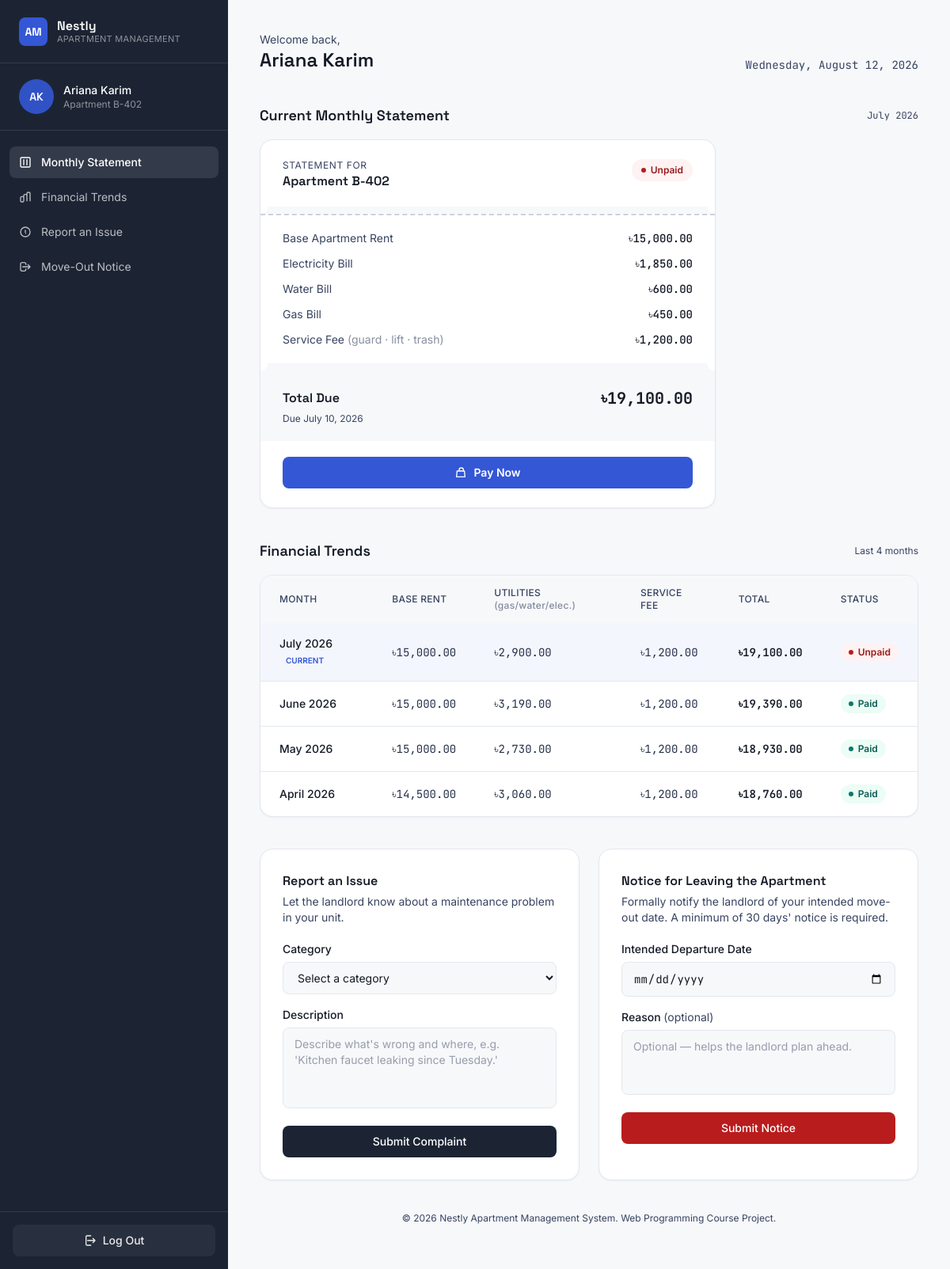
Page /dashboard.php on the committed database.
### tables this page shows
CREATE TABLE IF NOT EXISTS tenants (
    tenant_id       INT AUTO_INCREMENT PRIMARY KEY,
    full_name       VARCHAR(120)  NOT NULL,
    email           VARCHAR(150)  NOT NULL UNIQUE,
    password_hash   VARCHAR(255)  NOT NULL,
    apartment_no    VARCHAR(20)   NOT NULL,
    phone           VARCHAR(30)   DEFAULT NULL,
    move_in_date    DATE          NOT NULL,
    avatar_url      VARCHAR(255)  DEFAULT NULL,
    created_at      TIMESTAMP     DEFAULT CURRENT_TIMESTAMP
);

CREATE TABLE IF NOT EXISTS bills (
    bill_id         INT AUTO_INCREMENT PRIMARY KEY,
    tenant_id       INT NOT NULL,
    bill_month      TINYINT NOT NULL,       
    bill_year       SMALLINT NOT NULL,
    apartment_rent  DECIMAL(10,2) NOT NULL DEFAULT 0,
    electricity_bill DECIMAL(10,2) NOT NULL DEFAULT 0,
    water_bill      DECIMAL(10,2) NOT NULL DEFAULT 0,
    gas_bill        DECIMAL(10,2) NOT NULL DEFAULT 0,
    service_fee     DECIMAL(10,2) NOT NULL DEFAULT 0,    
    status          ENUM('paid','unpaid') NOT NULL DEFAULT 'unpaid',
    paid_at         TIMESTAMP NULL DEFAULT NULL,
    due_date        DATE NOT NULL,
    created_at      TIMESTAMP DEFAULT CURRENT_TIMESTAMP,
    UNIQUE KEY uniq_tenant_month (tenant_id, bill_month, bill_year),
    CONSTRAINT fk_bills_tenant FOREIGN KEY (tenant_id)
        REFERENCES tenants(tenant_id) ON DELETE CASCADE
);

### dashboard.php (the view, shortened to what the rows shown need)
<?php
require_once __DIR__ . '/data.php';
$tenantId = current_tenant_id();
$tenant   = get_tenant($tenantId);
$bills    = get_recent_bills($tenantId, 4);
$current = $bills[0] ?? null;
include __DIR__ . '/includes/header.php';
?>
<div class="min-h-screen lg:flex">
  <aside id="sidebar"
    class="fixed inset-y-0 left-0 z-40 w-72 -translate-x-full lg:translate-x-0 transition-transform duration-200 bg-ink-800 text-white flex flex-col">
    <div class="px-6 py-5 border-b border-white/10">
      <div class="flex items-center gap-3">
        <div class="min-w-0">
          <p class="font-medium text-sm truncate"><?= h($tenant['full_name']) ?></p>
          <p class="text-xs text-white/50 truncate">Apartment <?= h($tenant['apartment_no']) ?></p>
        </div>
      </div>
    </div>
  </aside>
  <div class="flex-1 lg:ml-72 min-w-0">
    <main class="max-w-6xl mx-auto px-4 sm:px-6 lg:px-10 py-8 lg:py-10 space-y-10">
      <div class="hidden lg:flex items-end justify-between">
        <div>
          <p class="text-sm text-ink-600">Welcome back,</p>
          <h1 class="font-display text-2xl font-semibold text-ink-900"><?= h($tenant['full_name']) ?></h1>
        </div>
      </div>
      <section id="statement" class="scroll-mt-24">
        <div class="flex items-center justify-between mb-4">
          <h2 class="font-display text-lg font-semibold text-ink-900">Current Monthly Statement</h2>
          <?php if ($current): ?>
          <span class="text-xs text-ink-600 font-figures">
            <?= h(MONTH_NAMES[(int)$current['bill_month']]) ?> <?= h((string)$current['bill_year']) ?>
          </span>
          <?php endif; ?>
        </div>
        <?php if (!$current): ?>
          <div class="bg-white border border-paper-200 rounded-2xl p-8 text-center text-ink-600">
            No statement has been generated for this month yet.
          </div>
        <?php else: ?>
        <div class="bg-white rounded-2xl shadow-sm border border-paper-200 overflow-hidden max-w-xl mx-auto lg:mx-0">
          <div class="px-7 pt-6 pb-5 flex items-start justify-between">
            <div>
              <p class="text-xs uppercase tracking-wider text-ink-600">Statement for</p>
              <p class="font-display font-semibold text-ink-900">Apartment <?= h($tenant['apartment_no']) ?></p>
            </div>
            <?php if ($current['status'] === 'paid'): ?>
              <span class="inline-flex items-center gap-1.5 rounded-full bg-paid-50 text-paid-600 text-xs font-semibold px-3 py-1.5">
                <span class="w-1.5 h-1.5 rounded-full bg-paid-500"></span> Paid
              </span>
            <?php else: ?>
              <span class="inline-flex items-center gap-1.5 rounded-full bg-unpaid-50 text-unpaid-600 text-xs font-semibold px-3 py-1.5">
                <span class="w-1.5 h-1.5 rounded-full bg-unpaid-500"></span> Unpaid
              </span>
            <?php endif; ?>
          </div>
          <div class="receipt-notch"></div>
          <div class="px-7 py-5 space-y-3 text-sm receipt-edge">
            <div class="flex justify-between items-baseline">
              <span class="text-ink-600">Base Apartment Rent</span>
              <span class="font-figures font-medium"><?= money((float)$current['apartment_rent']) ?></span>
            </div>
            <div class="flex justify-between items-baseline">
              <span class="text-ink-600">Electricity Bill</span>
              <span class="font-figures font-medium"><?= money((float)$current['electricity_bill']) ?></span>
            </div>
            <div class="flex justify-between items-baseline">
              <span class="text-ink-600">Water Bill</span>
              <span class="font-figures font-medium"><?= money((float)$current['water_bill']) ?></span>
            </div>
            <div class="flex justify-between items-baseline">
              <span class="text-ink-600">Gas Bill</span>
              <span class="font-figures font-medium"><?= money((float)$current['gas_bill']) ?></span>
            </div>
            <div class="flex justify-between items-baseline">
              <span class="text-ink-600">Service Fee <span class="text-ink-600/60">(guard · lift · trash)</span></span>
              <span class="font-figures font-medium"><?= money((float)$current['service_fee']) ?></span>
            </div>
          </div>
          <div class="receipt-notch"></div>
          <div class="px-7 py-5 bg-paper-50">
            <div class="flex justify-between items-center">
              <span class="font-display font-semibold text-ink-900">Total Due</span>
              <span class="font-figures font-bold text-xl text-ink-900"><?= money((float)$current['total']) ?></span>
            </div>
            <p class="text-xs text-ink-600 mt-1">
              Due <?= date('F j, Y', strtotime($current['due_date'])) ?>
            </p>
          </div>
          <div class="px-7 pb-6 pt-5 flex gap-3">
            <?php if ($current['status'] === 'paid'): ?>
              <button type="button" onclick="openReceipt()"
                class="flex-1 inline-flex items-center justify-center gap-2 rounded-lg bg-ink-800 hover:bg-ink-700 text-white text-sm font-medium px-4 py-2.5 transition">
                <svg class="w-4 h-4" fill="none" viewBox="0 0 24 24" stroke="currentColor" stroke-width="2"><path stroke-linecap="round" stroke-linejoin="round" d="M12 10v6m0 0l-3-3m3 3l3-3m2 8H8a2 2 0 01-2-2V5a2 2 0 012-2h6l6 6v11a2 2 0 01-2 2z"/></svg>
                Download Receipt
              </button>
            <?php else: ?>
              <button type="button" onclick="openReceipt()"
                class="flex-1 inline-flex items-center justify-center gap-2 rounded-lg bg-brand-500 hover:bg-brand-600 text-white text-sm font-semibold px-4 py-2.5 transition">
                <svg class="w-4 h-4" fill="none" viewBox="0 0 24 24" stroke="currentColor" stroke-width="2"><path stroke-linecap="round" stroke-linejoin="round" d="M17 9V7a4 4 0 00-8 0v2M5 9h14l1 11H4L5 9z"/></svg>
                Pay Now
              </button>
            <?php endif; ?>
          </div>
        </div>
        <?php endif; ?>
      </section>
      <section id="trends" class="scroll-mt-24">
        <div class="flex items-center justify-between mb-4">
          <h2 class="font-display text-lg font-semibold text-ink-900">Financial Trends</h2>
        </div>
        <div class="bg-white rounded-2xl border border-paper-200 shadow-sm overflow-hidden">
          <div class="overflow-x-auto">
            <table class="w-full text-sm min-w-[720px]">
              <thead>
                <tr class="bg-paper-50 text-left text-ink-600 text-xs uppercase tracking-wide">
                  <th class="px-6 py-3.5 font-medium">Month</th>
                  <th class="px-6 py-3.5 font-medium">Base Rent</th>
                  <th class="px-6 py-3.5 font-medium">Utilities <span class="normal-case text-ink-600/60">(gas/water/elec.)</span></th>
                  <th class="px-6 py-3.5 font-medium">Service Fee</th>
                  <th class="px-6 py-3.5 font-medium">Total</th>
                  <th class="px-6 py-3.5 font-medium">Status</th>
                </tr>
              </thead>
              <tbody class="divide-y divide-paper-200">
                <?php foreach ($bills as $i => $b):
                  $utilities = (float)$b['electricity_bill'] + (float)$b['water_bill'] + (float)$b['gas_bill'];
                ?>
                <tr class="<?= $i === 0 ? 'bg-brand-500/5' : 'hover:bg-paper-50' ?> transition-colors">
                  <td class="px-6 py-4 font-medium text-ink-900">
                    <?= h(MONTH_NAMES[(int)$b['bill_month']]) ?> <?= h((string)$b['bill_year']) ?>
                    <?php if ($i === 0): ?><span class="ml-2 text-[10px] font-semibold text-brand-500 uppercase">Current</span><?php endif; ?>
                  </td>
                  <td class="px-6 py-4 font-figures text-ink-700"><?= money((float)$b['apartment_rent']) ?></td>
                  <td class="px-6 py-4 font-figures text-ink-700"><?= money($utilities) ?></td>
                  <td class="px-6 py-4 font-figures text-ink-700"><?= money((float)$b['service_fee']) ?></td>
                  <td class="px-6 py-4 font-figures font-semibold text-ink-900"><?= money((float)$b['total']) ?></td>
                  <td class="px-6 py-4">
                    <?php if ($b['status'] === 'paid'): ?>
                      <span class="inline-flex items-center gap-1.5 rounded-full bg-paid-50 text-paid-600 text-xs font-semibold px-2.5 py-1">
                        <span class="w-1.5 h-1.5 rounded-full bg-paid-500"></span> Paid
                      </span>
                    <?php else: ?>
                      <span class="inline-flex items-center gap-1.5 rounded-full bg-unpaid-50 text-unpaid-600 text-xs font-semibold px-2.5 py-1">
                        <span class="w-1.5 h-1.5 rounded-full bg-unpaid-500"></span> Unpaid
                      </span>
                    <?php endif; ?>
                  </td>
                </tr>
                <?php endforeach; ?>
              </tbody>
            </table>
          </div>
        </div>
      </section>
    </main>
  </div>
</div>
<?php include __DIR__ . '/includes/footer.php'; ?>

### rows in the picture
tenants: full_name "Ariana Karim", apartment_no "B-402"
bills: bill_month "July", bill_year "2026", apartment_rent "৳15,000.00", electricity_bill "৳1,850.00", water_bill "৳600.00", gas_bill "৳450.00", service_fee "৳1,200.00", due_date "July 10, 2026", shows "CURRENT", money($utilities) "৳2,900.00", total "৳19,100.00", status "unpaid" (drawn)
bills: bill_month "June", bill_year "2026", apartment_rent "৳15,000.00", money($utilities) "৳3,190.00", service_fee "৳1,200.00", total "৳19,390.00", status "paid" (drawn)
bills: bill_month "May", bill_year "2026", apartment_rent "৳15,000.00", money($utilities) "৳2,730.00", service_fee "৳1,200.00", total "৳18,930.00", status "paid" (drawn)
bills: bill_month "April", bill_year "2026", apartment_rent "৳14,500.00", money($utilities) "৳3,060.00", service_fee "৳1,200.00", total "৳18,760.00", status "paid" (drawn)

### other values in the picture
$initials "AK"
money((float)$current['total']) "৳19,100.00"
count($bills) "4"
